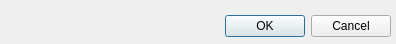
<?xml version="1.0" encoding="UTF-8"?>
<ui version="4.0">
 <class>addGlobalsDialog</class>
 <widget class="QDialog" name="addGlobalsDialog">
  <property name="geometry">
   <rect>
    <x>0</x>
    <y>0</y>
    <width>396</width>
    <height>44</height>
   </rect>
  </property>
  <property name="windowTitle">
   <string>Add Globals</string>
  </property>
  <widget class="QDialogButtonBox" name="buttonBox">
   <property name="geometry">
    <rect>
     <x>50</x>
     <y>10</y>
     <width>341</width>
     <height>32</height>
    </rect>
   </property>
   <property name="orientation">
    <enum>Qt::Horizontal</enum>
   </property>
   <property name="standardButtons">
    <set>QDialogButtonBox::Cancel|QDialogButtonBox::Ok</set>
   </property>
  </widget>
 </widget>
 <resources/>
 <connections>
  <connection>
   <sender>buttonBox</sender>
   <signal>accepted()</signal>
   <receiver>addGlobalsDialog</receiver>
   <slot>accept()</slot>
   <hints>
    <hint type="sourcelabel">
     <x>248</x>
     <y>254</y>
    </hint>
    <hint type="destinationlabel">
     <x>157</x>
     <y>274</y>
    </hint>
   </hints>
  </connection>
  <connection>
   <sender>buttonBox</sender>
   <signal>rejected()</signal>
   <receiver>addGlobalsDialog</receiver>
   <slot>reject()</slot>
   <hints>
    <hint type="sourcelabel">
     <x>316</x>
     <y>260</y>
    </hint>
    <hint type="destinationlabel">
     <x>286</x>
     <y>274</y>
    </hint>
   </hints>
  </connection>
 </connections>
</ui>
